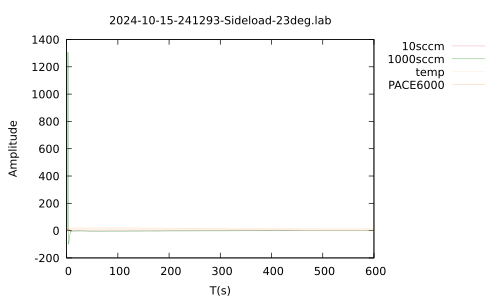

Generate this figure with gnuplot:
set terminal pdf
set encoding utf8
set output "2024-10-15-241293-Sideload-23deg.pdf"
set encoding utf8
#set xrange [0.0:600.0]
#set yrange [0.0:20.0]
set key outside
set style line 1 linecolor rgb '#DB7093' linewidth 0.1
set style line 2 linecolor rgb '#008000' linewidth 0.1
set style line 3 linecolor rgb '#FFE4B5' linewidth 0.1
set style line 4 linecolor rgb '#F4A460' linewidth 0.1
set title "2024-10-15-241293-Sideload-23deg.lab"
set xlabel "T(s)"
set ylabel "Amplitude"
plot "2024-10-15-241293-Sideload-23deg.lab" every ::1 using 1:2 w l linestyle 1 title "10sccm", "2024-10-15-241293-Sideload-23deg.lab" using 1:3 w l linestyle 2 title "1000sccm", "2024-10-15-241293-Sideload-23deg.lab" using 1:4 w l linestyle 3 title "temp", "2024-10-15-241293-Sideload-23deg.lab" using 1:5 w l linestyle 4 title "PACE6000"
